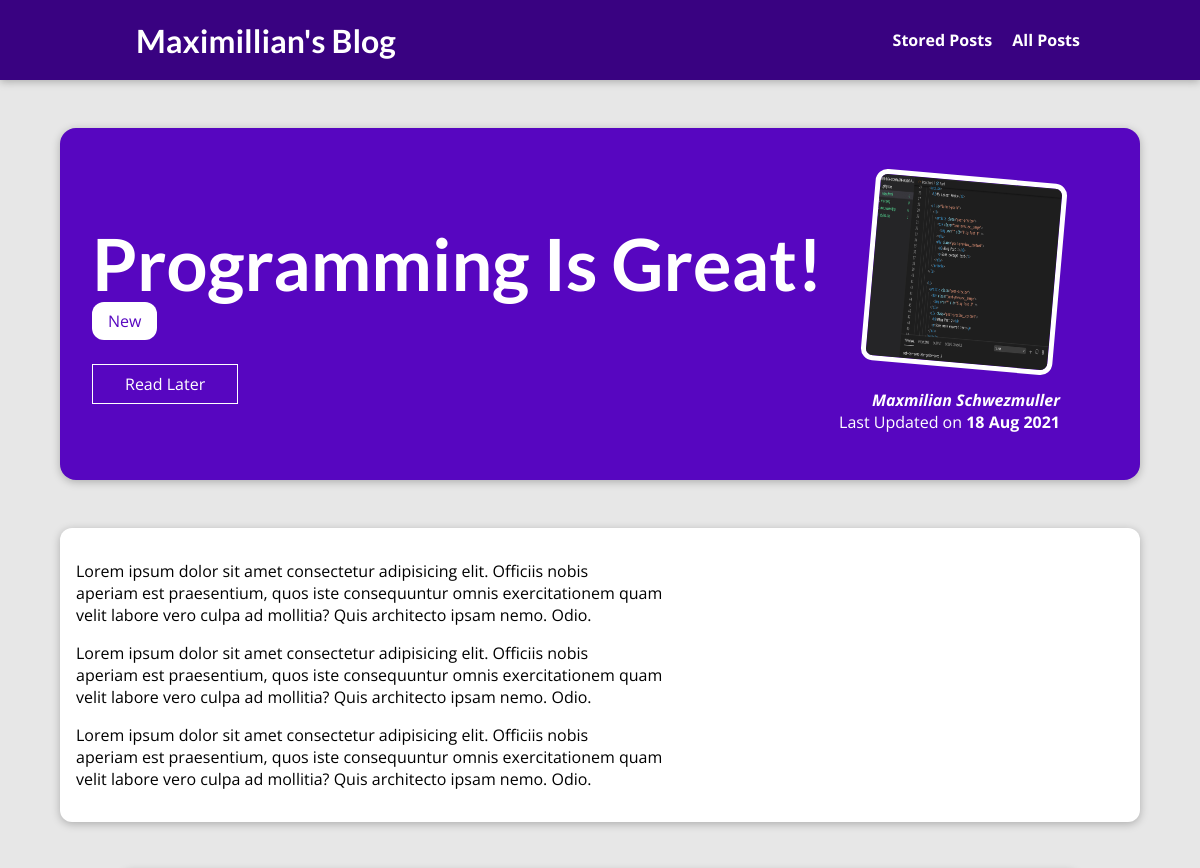
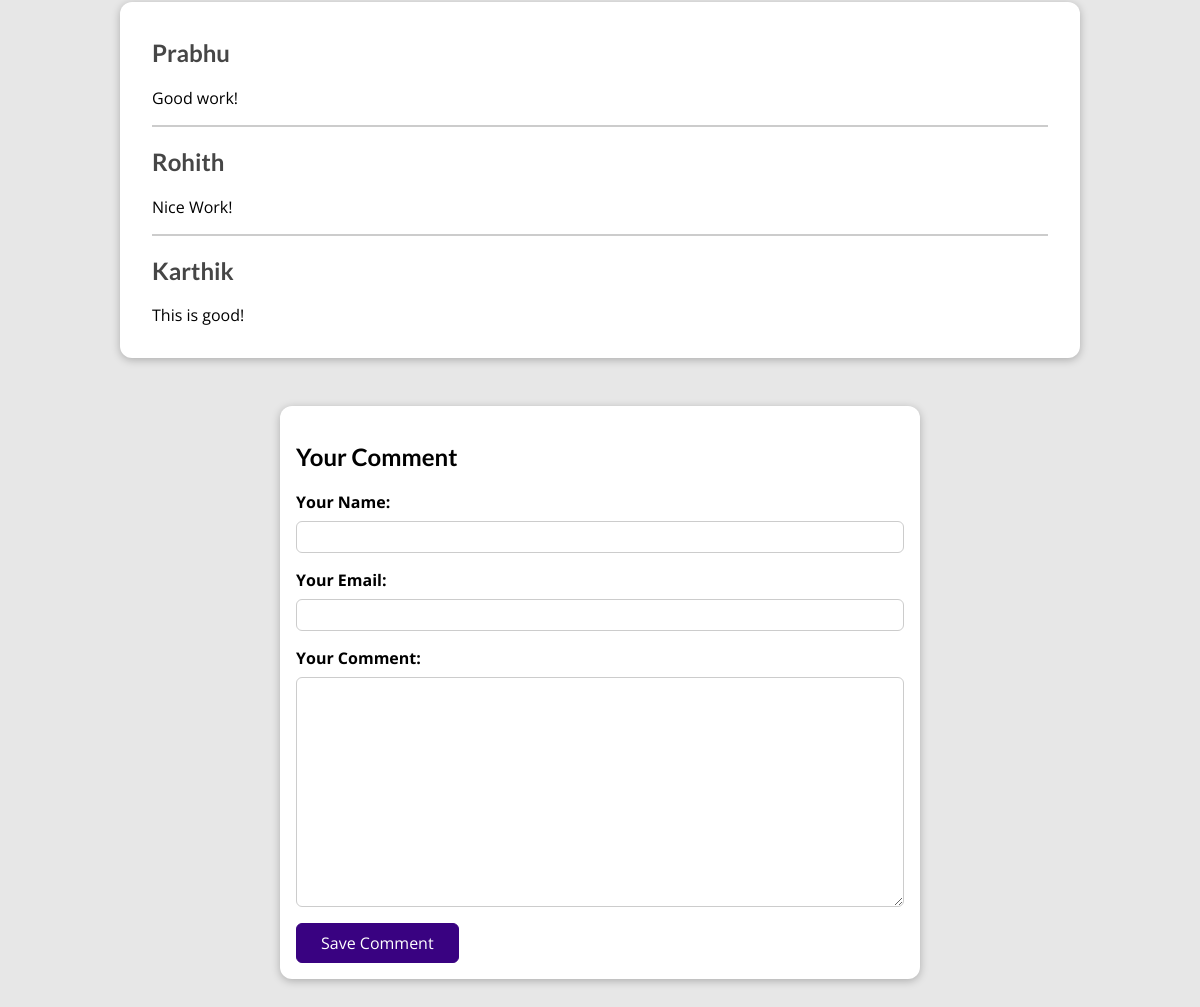
Page /posts/programming-is-fun on the committed database (2 pictures, top to bottom).
### blog/models.py (models this page shows, shortened)
class Post(models.Model):
    title = models.CharField(max_length=150)
    excerpt = models.CharField(max_length=300)
    image = models.ImageField(upload_to="posts" , null=True)
    date = models.DateField(auto_now=True)
    slug = models.SlugField(unique=True , db_index=True)
    content = models.TextField(validators=[MinLengthValidator(10)])
    author = models.ForeignKey(Author,on_delete=models.SET_NULL,null=True,related_name="posts")
    tags = models.ManyToManyField(Tag)

class Tag(models.Model):
    caption = models.CharField(max_length=20)
    def __str__(self):
        return self.caption

class Author(models.Model):
    first_name = models.CharField(max_length=100)
    last_name = models.CharField(max_length=100)
    email_address = models.EmailField()
    def full_name(self):
        return f"{self.first_name} {self.last_name}"
    def __str__(self):
        return self.full_name()

class Comment(models.Model):
    user_name = models.CharField(max_length=120)
    user_email = models.EmailField()
    text = models.TextField(max_length=400)
    post = models.ForeignKey(Post,on_delete=models.CASCADE,related_name="comments")

### blog/views.py (the view, shortened to what this page needs)
# urls.py: path('posts/<slug:slug>',views.posts_detail,name="posts-detail-page"),
def posts_detail(request, slug):
    identified_post = Post.objects.get(slug=slug)
    post_tags = identified_post.tags.all()
    stored_posts = request.session.get("stored_posts")
    if stored_posts is not None:
        is_saved_for_later = identified_post.id in stored_posts
    else:
        is_saved_for_later = False
    all_comments = identified_post.comments.all().order_by("-id")
    if request.method=="GET":
        return render(request,"blog/post-detail.html",{
            "post":identified_post,
            "post_tags":post_tags,
            "comment_form":CommentForm(),
            "comments":all_comments,
            "is_saved_for_later":is_saved_for_later})

### blog/forms.py
class CommentForm(forms.ModelForm):
    class Meta:
        model = Comment
        fields = ["user_name","user_email","text"]
        labels = {
            "user_name": "Your Name",
            "user_email": "Your Email",
            "text": "Your Comment"
        }

### blog/templates/blog/post-detail.html (shortened to what this page needs)
{% extends "base.html" %}
{% load static %}
{% block css_files %}
<link rel="stylesheet" type="text/css" href="{% static 'blog/post-detail.css' %}" />
{% endblock %}
{% block content %}
    <section id="summary">
      <h2>{{post.title}}</h2>
      {% for tag in post_tags %}
      <span class="tag">{{tag}}</span>
      {% endfor %}
      <div id="read-later">
      <form action="{% url "read-later" %}" method="POST">
        <button>
            {% if is_saved_for_later %}
                Remove from Read Later
            {% else %}
                Read Later
            {% endif %}
        </button>
      </form>
      </div>
       <article>
           <img src="{{post.image.url}}"  alt={{post.title}}/>
           <address> <a href="mailto:{{post.author.email_address}}"> {{post.author}}</a></address>
           <div>
               Last Updated on <time>{{post.date |date:"d M Y"}}</time>
           </div>
       </article>
    </section>
    <main>
        {{post.content | linebreaks}}
    </main>
    <section id="comments">
    <ul>
        {% for comment in comments %}
        <li>
            <h2> {{comment.user_name}} </h2>
            <p> {{comment.text|linebreaks}} </p>
        </li>
        {% endfor %}
    </ul>
    </section>
    <section id="comment-form">
        <h2> Your Comment </h2>
        <form action="{% url 'posts-detail-page' post.slug %}" method="POST">
        {% for form_field in comment_form %}
        <div class="form-control {% if form_field.errors %}invalid{% endif %}">
            {{form_field.label_tag}}
            {{form_field}}
        </div>
        {% endfor %}
        <button> Save Comment </button>
        </form>
    </section>
{% endblock %}

### templates/base.html (shortened to what this page needs)
{% load static %}
<!DOCTYPE html>
<html lang="en">
<head>
    <link rel="stylesheet" href="{% static 'app.css' %}" />
    {% block css_files %} {% endblock %}
</head>
<body>
    <header id="main-navigation">
        <h1><a href="{% url 'starting-page' %}">Maximillian's Blog</a></h1>
        <nav>
            <a href="{% url 'read-later' %}"> Stored Posts </a>
            <a href="{% url 'posts-page' %}"> All Posts</a>
        </nav>
    </header>
    {% block content %}
    {% endblock %}
</body>
</html>

### static/app.css (style rules this page uses)
* { box-sizing: border-box; }
html { font-family: 'Open Sans', 'Lato', sans-serif; }
body { margin: 0; }
h1, h2, h3 { font-family: 'Lato', sans-serif; font-weight: bold; }
#main-navigation { width: 100%; height: 5rem; display: flex; justify-content: space-between; align-items: center; padding: 0 10%; position: absolute; top: 0; left: 0; }
#main-navigation a { text-decoration: none; color: white; font-weight: bold; margin-left:1rem; }

### blog/static/blog/post-detail.css (style rules this page uses)
body { background-color: #e7e7e7; }
#main-navigation { background-color: #390281; box-shadow: 0 2px 8px rgba(0, 0, 0, 0.25); }
#summary { margin: 8rem auto 3rem auto; padding: 2rem; width: 90%; max-width: 90rem; border-radius: 16px; background-color: #5706c0; position: relative; box-shadow: 0 2px 8px rgba(0, 0, 0, 0.25); height: 22rem; }
#summary h2 { color: white; font-size: 4.5rem; margin-bottom: 0.25rem; }
#summary article { position: absolute; top: 2rem; right: 3rem; padding: 1rem 2rem; border-radius: 12px; text-align: right; color: white; }
#summary article img { width: 12rem; height: 12rem; border-radius: 12px; transform: rotateZ(5deg); border: 5px solid white; margin-bottom: 1rem; }
#summary address { font-weight: bold; }
#summary a { color : white; text-decoration: none; }
#summary time { font-weight: bold; }
#read-later { margin: 2rem 0; }
#read-later button { background-color: transparent; border: 1px solid white; padding: 0.5rem 2rem; font: inherit; color: white; cursor: pointer; }
main { width: 90%; max-width: 90rem; margin: 3rem auto; background-color: white; padding: 1rem; border-radius: 12px; box-shadow: 0 2px 8px rgba(0, 0, 0, 0.25); }
.tag { background-color:white; color : #5706c0; padding : 0.5rem 1rem; border-radius: 12px; }
#comment-form { margin: 3rem auto; width: 90%; max-width: 40rem; border-radius: 12px; background-color: white; box-shadow: 0 2px 8px rgba(0, 0, 0, 0.25); padding: 1rem; }
#comment-form button { font: inherit; background-color: #390281; color: white; border: 1px solid #390281; padding: 0.5rem 1.5rem; border-radius: 6px; cursor: pointer; }
.form-control { margin-bottom: 1rem; }
.form-control label { font-weight: bold; margin-bottom: 0.5rem; display: block; }
.form-control input, .form-control textarea { display: block; width: 100%; font: inherit; padding: 0.25rem; border-radius: 6px; border: 1px solid #ccc; }
#comments { margin: 3rem auto; width: 90%; max-width: 60rem; border-radius: 12px; background-color: white; box-shadow: 0 2px 8px rgba(0, 0, 0, 0.25); padding: 1rem 2rem; }
#comments ul { list-style: none; margin: 0; padding: 0; }
#comments li { margin-bottom: 1rem; border-bottom: 2px solid #ccc; }
#comments li:last-of-type { border-bottom: none; }
#comments h2 { color: #464646; }

### rows in the picture
Post: title "Programming Is Great!", image (picture), author "Maxmilian Schwezmuller", date "18 Aug 2021", content "Lorem ipsum dolor sit amet consectetur adipisicing elit. Officiis nobis aperiam est praesentium, quos iste consequuntur omnis exercitationem quam velit labore vero culpa ad mollitia? Quis architecto ipsam nemo. Odio. Lorem ipsum dolor sit amet consectetur adipisicing elit. Officiis nobis aperiam est praesentium, quos iste consequuntur omnis exercitationem quam velit labore vero culpa ad mollitia? Quis architecto ipsam nemo. Odio. Lorem ipsum dolor sit amet consectetur adipisicing elit. Officiis nobis aperiam est praesentium, quos iste consequuntur omnis exercitationem quam velit labore vero culpa ad mollitia? Quis architecto ipsam nemo. Odio."
Tag: caption "New"
Comment: user_name "Prabhu", text "Good work!"
Comment: user_name "Rohith", text "Nice Work!"
Comment: user_name "Karthik", text "This is good!"
